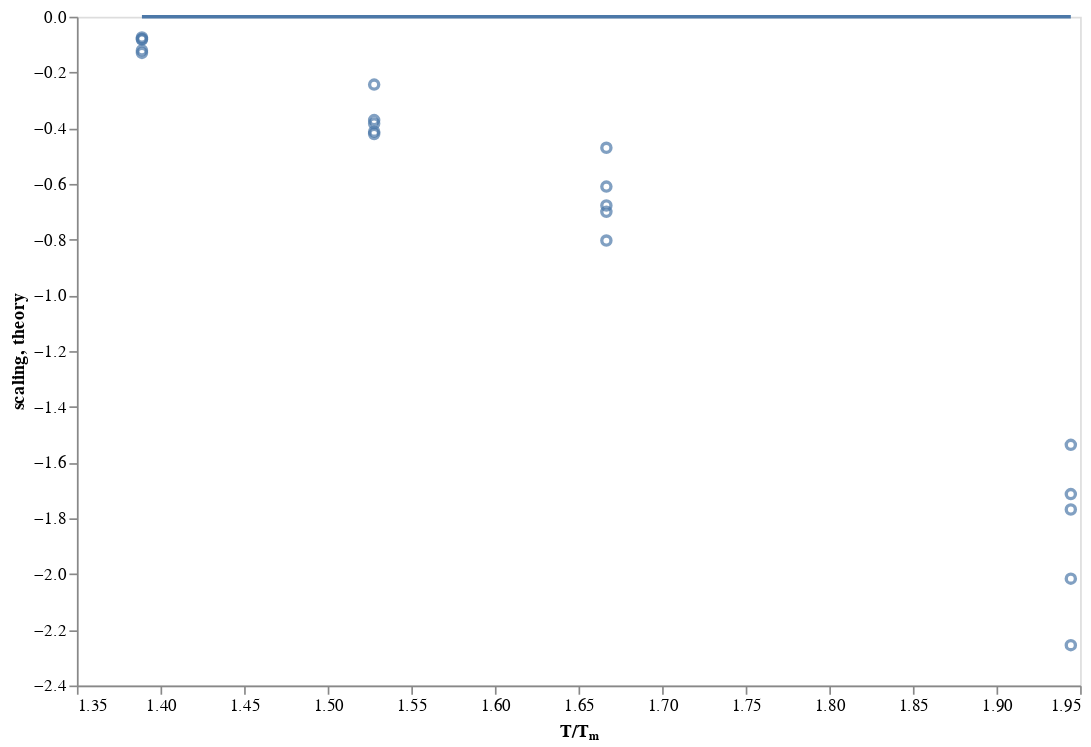

Source (notebook cell):
### Code cell
c = alt.Chart(df_fit).encode(
    x=alt.X('temp_norm', title='T/Tₘ', scale=alt.Scale(zero=False)),
)

c.mark_point().encode(y="scaling") + c.mark_line().encode(y="theory")

### Figure 1 — Vega-Lite specification as saved in the notebook (floating-point values rounded to 4 significant figures)
{"$schema": "https://vega.github.io/schema/vega-lite/v3.3.0.json", "config": {"axis": {"grid": false}, "view": {"height": 400, "width": 600}}, "data": {"name": "data-0dee41eae778007b0d280b44d7a39316"}, "datasets": {"data-0dee41eae778007b0d280b44d7a39316": [{"scaling": -0.1298, "temp_norm": 1.389, "theory": -5.921e-10}, {"scaling": -0.07981, "temp_norm": 1.389, "theory": -5.921e-10}, {"scaling": -0.07459, "temp_norm": 1.389, "theory": -5.921e-10}, {"scaling": -0.1207, "temp_norm": 1.389, "theory": -5.921e-10}, {"scaling": -0.08161, "temp_norm": 1.389, "theory": -5.921e-10}, {"scaling": -0.4209, "temp_norm": 1.528, "theory": -7.348e-10}, {"scaling": -0.2436, "temp_norm": 1.528, "theory": -7.348e-10}, {"scaling": -0.383, "temp_norm": 1.528, "theory": -7.348e-10}, {"scaling": -0.371, "temp_norm": 1.528, "theory": -7.348e-10}, {"scaling": -0.4124, "temp_norm": 1.528, "theory": -7.348e-10}, {"scaling": -0.4703, "temp_norm": 1.667, "theory": -8.551e-10}, {"scaling": -0.6775, "temp_norm": 1.667, "theory": -8.551e-10}, {"scaling": -0.6097, "temp_norm": 1.667, "theory": -8.551e-10}, {"scaling": -0.7003, "temp_norm": 1.667, "theory": -8.551e-10}, {"scaling": -0.8032, "temp_norm": 1.667, "theory": -8.551e-10}, {"scaling": -1.713, "temp_norm": 1.944, "theory": -1.046e-09}, {"scaling": -1.768, "temp_norm": 1.944, "theory": -1.046e-09}, {"scaling": -1.536, "temp_norm": 1.944, "theory": -1.046e-09}, {"scaling": -2.255, "temp_norm": 1.944, "theory": -1.046e-09}, {"scaling": -2.017, "temp_norm": 1.944, "theory": -1.046e-09}]}, "layer": [{"encoding": {"x": {"field": "temp_norm", "scale": {"zero": false}, "title": "T/Tₘ", "type": "quantitative"}, "y": {"field": "scaling", "type": "quantitative"}}, "mark": "point"}, {"encoding": {"x": {"field": "temp_norm", "scale": {"zero": false}, "title": "T/Tₘ", "type": "quantitative"}, "y": {"field": "theory", "type": "quantitative"}}, "mark": "line"}]}
